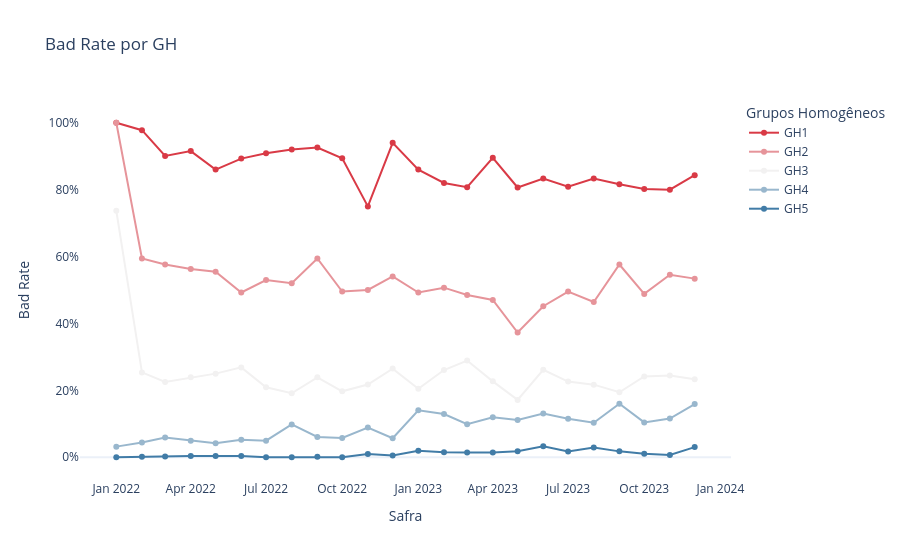
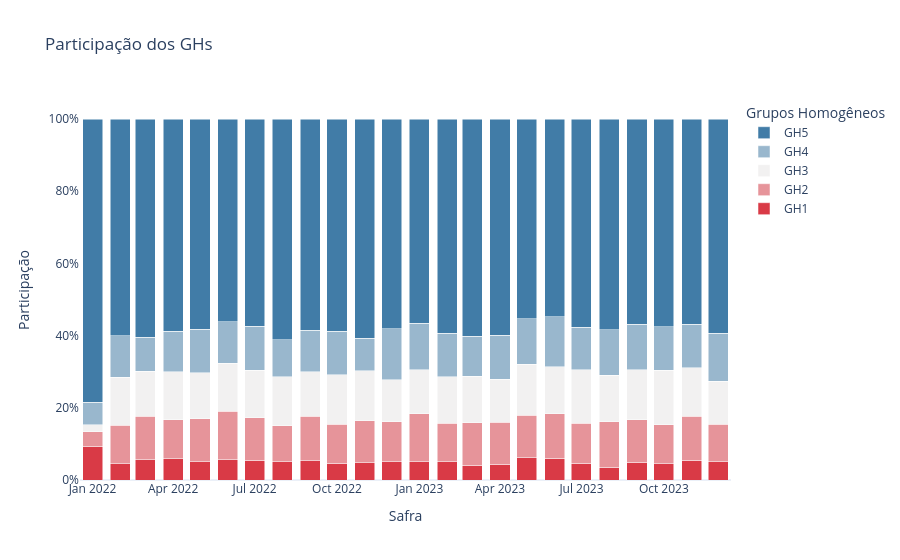

The cell these charts' notebook holds for them, in order:
### Code cell
fig_rate, fig_share = evaluator.plot_event_rate()

fig_rate.show()
fig_share.show()
